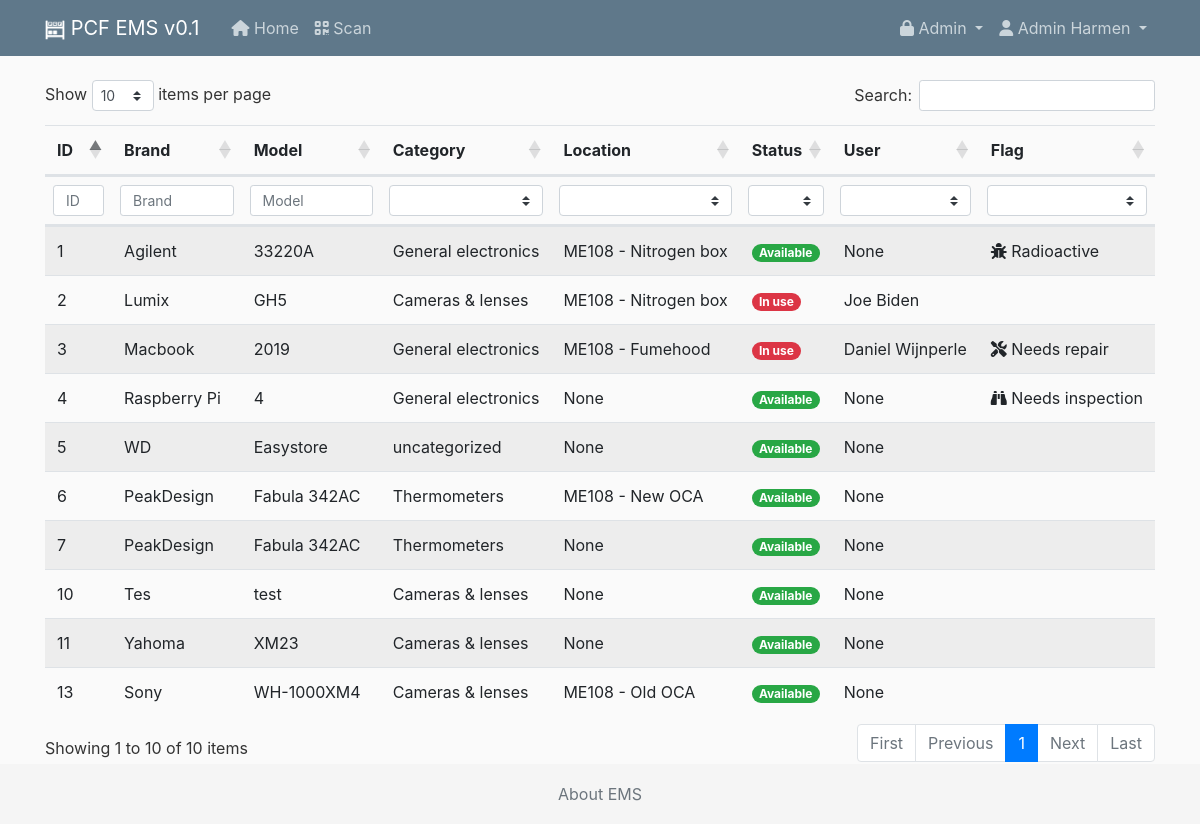
The app's page / (signed in) with its own data.
### ems/models.py (models this page shows, shortened)
class Item(models.Model):  # inherit from models, all fields below
    qrid = models.SlugField(max_length=10, null=True, blank=True)
    brand = models.CharField(max_length=100)
    model = models.CharField(max_length=100)
    serial = models.CharField(max_length=100, null=True, blank=True)
    category = models.ForeignKey(Category, on_delete=models.SET_DEFAULT, default='uncategorized', help_text='New categories can be added in Admin/Manage/Categories.')
    description = models.TextField()  # longer than CharField, unrestricted text.
    purchased_by = models.ForeignKey(User, on_delete=models.SET_NULL, null=True, blank=True, related_name="purchaseduser", limit_choices_to={'is_superuser': False})
    purchased_on = models.DateField(default="", null=True, blank=True)
    purchased_price = models.DecimalField(decimal_places=2, max_digits=10, null=True, blank=True)
    warranty = models.BooleanField(default=False)
    warranty_expiration = models.DateField(null=True, blank=True)
    next_service_date = models.DateField(null=True, blank=True)
    storage_location = models.ForeignKey(Cabinet, on_delete=models.SET_NULL, default="", null=True, blank=True, help_text='New storage locations can be added in Admin/Manage/Locations.')
    added_by = models.ForeignKey(User, on_delete=models.SET_NULL, null=True,
                                 related_name="addeduser", limit_choices_to={'is_superuser': False})  # related_name is needed since the reverse releationship (user->item, which we don't need at at all) needs a unique name.
    updated_by = models.ForeignKey(User, on_delete=models.SET_NULL, null=True,
                                 related_name="updateduser", limit_choices_to={'is_superuser': False})
    added_on = models.DateTimeField(default=timezone.now)
    last_scanned = models.DateTimeField(default=timezone.now, null=True, blank=True)  # TODO link to model and add to history.
    status = models.BooleanField(default=True) #True is in storage (item is free), False is in use (assigned to)
    location = models.ForeignKey(Setup, on_delete=models.SET_NULL, null=True)
    user = models.ForeignKey(User, on_delete=models.SET_NULL, null=True, blank=True, related_name="itemuser", limit_choices_to={'is_superuser': False}, help_text="Optional, only the location is mandatory.")
    date_inuse = models.DateField(null=True, blank=True)
    date_return = models.DateField(null=True, blank=True, help_text="Optional, but recommended.")
    flag = models.ForeignKey(Flag, on_delete=models.SET_NULL, null=True, blank=True)
    image = models.ImageField(default='default.png', upload_to='item_pics', blank=True, null=True)
    image2 = models.ImageField(upload_to='item_pics', blank=True, null=True)
    history = HistoricalRecords() # excluded_fields=['pub_date']

class Category(models.Model):
    name = models.CharField(max_length=100, help_text='Please verify that no such category already exists.')
    history = HistoricalRecords()
    def __str__(self):
        return self.name
    class Meta:
        verbose_name_plural = "Categories"

class Setup(models.Model):
    lab = models.ForeignKey(Lab, on_delete=models.CASCADE)
    name = models.CharField(max_length=100)
    manager = models.ForeignKey(User, on_delete=models.SET_NULL, null=True, blank=True, default='undefined', limit_choices_to={'is_superuser': False})
    history = HistoricalRecords()
    def __str__(self):
        return f"{self.lab.number} - {self.name}"

class Lab(models.Model):
    number = models.CharField(max_length=5)
    manager = models.ForeignKey(User, on_delete=models.SET_NULL, null=True, blank=True, default=2, limit_choices_to={'is_superuser': False})
    nickname = models.CharField(max_length=20, default='', null=True, blank=True)
    history = HistoricalRecords()

class Flag(models.Model):
    flag = models.CharField(max_length=100)
    description = models.TextField()
    icon = models.CharField(max_length=100, default='bug', help_text='Set a icon from <a target="_blank" href="https://fontawesome.com/icons?m=free">this library</a>.')
    history = HistoricalRecords()

### ems/views.py (the view)
# urls.py: path('', ItemListView.as_view(), name='ems-home'),
class ItemListView(LoginRequiredMixin, ListView):
   model = Item
   template_name = 'ems/home.html'  # <app>/<model>_<viewtype>.html
   ordering = ['-added_on']  # minus sign to get oldest first.

### ems/models.py (called while the page is built)
def get_first_name(self):
    return f'{self.first_name} {self.last_name}'

### ems/templates/ems/home.html
{% extends "ems/base.html" %}
{% block content %}
<table id="example" class="table table-striped responsive nowrap table-hover" style="width:100%">
    <thead>
    <tr>
        <th data-priority="10">ID</th>
        <th data-priority="1">Brand</th>
        <th data-priority="1">Model</th>
        <th data-priority="1">Category</th>
        <th data-priority="5">Location</th>
        <th data-priority="2">Status</th>
        <th data-priority="5">User</th>
        <th data-priority="10">Flag</th>
    </tr>
    </thead>
    <tbody>
    {% for item in object_list %}
    <tr style="cursor:pointer;" onclick="window.location='{% url 'item-detail' item.id %}';">
        <td>{{ item.pk }}</td>
        <td>{{ item.brand }}</td>
        <td>{{ item.model }}</td>
        <td>{{ item.category }}</td>
        <td>{{ item.location }}</td>
        <td>
            {% if item.status %}
            <span class="align-middle badge badge-pill badge-success">Available</span>
            {% else %}
            <span class="align-middle badge badge-pill badge-danger">In use</span>
            {% endif %}
        </td>
        <td>{{ item.user }}</td>
        <td><i class="fas fa-{{ item.flag.icon }}"></i> {{ item.flag.flag }}</td>
    </tr>
    {% endfor %}
    </tbody>
    <tfoot>
    <tr class="searchbar">
        <th>ID</th>
        <th>Brand</th>
        <th>Model</th>
        <th>Category</th>
        <th>Location</th>
        <th>Status</th>
        <th>User</th>
        <th>Added</th>
    </tr>
    </tfoot>
</table>
{% endblock content %}

### ems/templates/ems/base.html (shortened to what this page needs)
{% load static %}
<!DOCTYPE html>
<html>
<head>
    {% load bootstrap4 %}
    {% bootstrap_css %}
    <link href="https://cdn.datatables.net/responsive/2.2.6/css/responsive.dataTables.min.css" rel="stylesheet">
    <link href="https://cdn.datatables.net/1.10.22/css/dataTables.bootstrap4.min.css" rel="stylesheet">
    <link rel="stylesheet" type="text/css" href="{% static 'ems/main.css' %}">
</head>
<body>
<header class="site-header">
    <nav class="navbar navbar-expand-md navbar-dark bg-steel fixed-top">
        <div class="container">
            <a class="navbar-brand mr-4" href="/">
                <img class="align-middle" style="height:1em;" src="{% static 'ems/favicon_white_192x192.png' %}" />
                PCF EMS v0.1
            </a>
            <div class="navbar-nav mr-auto">
                {% if user.is_authenticated %}
                    <a class="nav-item nav-link d-none d-md-block" href="{% url 'ems-home' %}"><i class="fas fa-home"></i> Home</a>
                    <a class="nav-item nav-link" href="{% url 'ems-scanner' %}"><i class="fas fa-qrcode"></i> Scan</a>
                {% endif %}
            </div>
            <div class="collapse navbar-collapse" id="navbarToggle">
                <div class="navbar-nav">
                    {% if user.is_staff %}
                    <li class="nav-item dropdown">
                            <a class="nav-link dropdown-toggle" href="#" id="navbarDropdown" role="button"
                               data-toggle="dropdown" aria-haspopup="true" aria-expanded="false">
                                <i class="fas fa-lock"></i> Admin
                            </a>
                        </li>
                    {% endif %}
                    {% if user.is_authenticated %}
                        <li class="nav-item dropdown">
                            <a class="nav-link dropdown-toggle" href="#" id="navbarDropdown" role="button"
                               data-toggle="dropdown" aria-haspopup="true" aria-expanded="false">
                                <i class="fas fa-user"></i> {{ user.first_name }} {{ user.last_name }}
                            </a>
                        </li>
                    {% else %}
                        <a class="nav-item nav-link" href="{% url 'login' %}">Login</a>
                    {% endif %}
                </div>
            </div>
        </div>
    </nav>
</header>
<main role="main" class="container">
    <div class="row">
        <div class="col-md-12">
            {% block content %}{% endblock %}
        </div>
    </div>
</main>
<footer class="footer">
    <div class="container text-center">
        <span class="text-muted"><a class="text-muted" href="{% url 'ems-about' %}">About EMS</a></span>
    </div>
</footer>
</body>
</html>

### ems/static/ems/main.css (style rules this page uses)
body { background: #fafafa; color: #333333; margin-top: 5rem; }
.bg-steel { background-color: #5f788a; }
.site-header .navbar-nav .nav-link { color: #cbd5db; }
html { position: relative; min-height: 100%; }
body { margin-bottom: 60px; }
.footer { position: absolute; bottom: 0; width: 100%; height: 60px; line-height: 60px; background-color: #f5f5f5; }

### ems/templates/ems/base.html (style rules this page uses)
table.dataTable > thead > tr.searchbar > th:not(.sorting_disabled) { padding: .5rem; }

### records on screen
Item: pk "13", brand "Sony", model "WH-1000XM4", category "Cameras & lenses", location "ME108 - Old OCA", status "Available", user "None"
Item: pk "11", brand "Yahoma", model "XM23", category "Cameras & lenses", location "None", status "Available", user "None"
Item: pk "10", brand "Tes", model "test", category "Cameras & lenses", location "None", status "Available", user "None"
Item: pk "7", brand "PeakDesign", model "Fabula 342AC", category "Thermometers", location "None", status "Available", user "None"
Item: pk "6", brand "PeakDesign", model "Fabula 342AC", category "Thermometers", location "ME108 - New OCA", status "Available", user "None"
Item: pk "5", brand "WD", model "Easystore", category "uncategorized", location "None", status "Available", user "None"
Item: pk "4", brand "Raspberry Pi", model "4", category "General electronics", location "None", status "Available", user "None", flag.flag "Needs inspection"
Item: pk "3", brand "Macbook", model "2019", category "General electronics", location "ME108 - Fumehood", status "In use", user "Daniel Wijnperle", flag.flag "Needs repair"
Item: pk "2", brand "Lumix", model "GH5", category "Cameras & lenses", location "ME108 - Nitrogen box", status "In use", user "Joe Biden"
Item: pk "1", brand "Agilent", model "33220A", category "General electronics", location "ME108 - Nitrogen box", status "Available", user "None", flag.flag "Radioactive"

### other values on screen
{{ user.first_name }} "Admin"
{{ user.last_name }} "Harmen"
